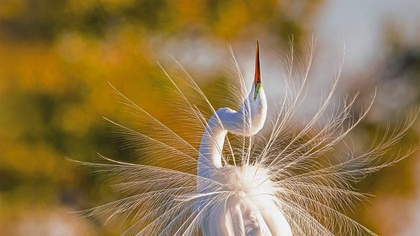
%> input picture matlab/v1/img/4.jpg, 420 x 236 px, shrunk from 1920 x 1080 before the run
$ octave test.m   (GNU Octave 9; MATLAB toolbox functions it lacks are replaced by stand-ins)
%> lines starting %> are read from the running program, lines starting %| are printed output that depends on the picture
clc; clear; close all;

img_orig = imread('./img/4.jpg');
%> img_orig is the input picture: size 236x420x3 uint8; mean R, G, B 144.5, 119.3, 74.1

img_noise = imnoise(img_orig, 'salt & pepper', 0.05);
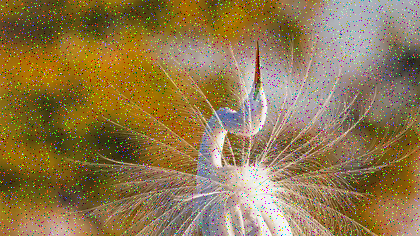
%> img_noise: size 236x420x3 uint8; mean R, G, B 143.7, 119.7, 76.7

%% 第1步, RGB转灰度
img_gray = rgb2gray(img_noise); % 0-255 uint8
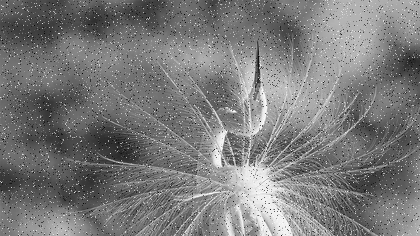
%> img_gray: size 236x420 uint8; min 0, max 254, mean 122
[ROW, COL] = size(img_gray); % ROW = 480; COL = 640; N = 3(维度)
%> ROW = 236; COL = 420

%% 第0.5步, 自适应中值滤波剔除噪声
img_mid = uint8(zeros(ROW, COL));
theta1 = 15; theta2 = 20;
for r = 2:ROW - 1
    for c = 2:COL - 1
        p = get_px9(img_gray, r, c); % c=200,r=201 噪点
        z = zeros(9, 1);
        for i = 1:9
            z(i) = abs(p(i) - p(5)); % 9方向（包括自己）的差分数据
        end
        Zavg = mean(z);
        Zmin = min(z);
        if Zavg < theta1 % 极大可能不是噪点
            img_mid(r, c) = p(5); % 取本值
        else
            if (Zavg + Zmin >= theta2) % 一定是噪点
                img_mid(r, c) = median(p); % 取中值
            else % 可能是噪点
                img_mid(r, c) = (sum(p) - p(5)) / 8; % 取除去中心点的均值
            end
        end
    end
end
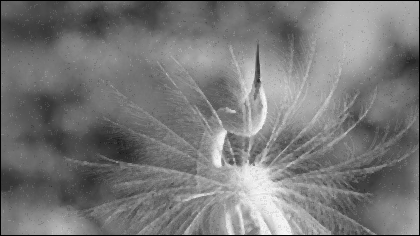
%> img_mid: size 236x420 uint8; min 0, max 251, mean 119.9
%> after the loop, z = [19; 1; 1; 0; 0; 2; 1; 1; 3]

figure(1); imshow(img_gray);
figure(2); imshow(img_mid);

function p = get_px9(I, r, c)
    p = zeros(9, 1);
    p(1) = I(r - 1, c - 1); p(2) = I(r - 1, c); p(3) = I(r - 1, c + 1);
    p(4) = I(r, c - 1); p(5) = I(r, c); p(6) = I(r, c + 1);
    p(7) = I(r + 1, c - 1); p(8) = I(r + 1, c); p(9) = I(r + 1, c + 1);
end
